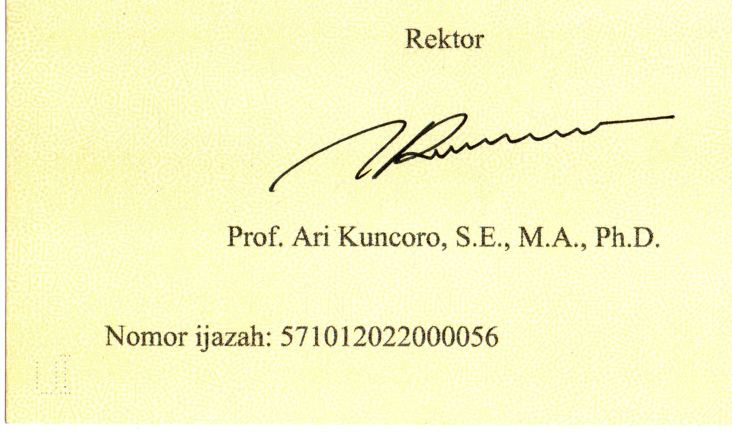
#> input picture Nomor_Ijazah/01_HighQuality_Enhanced (2).jpg, 1464 x 865 px (shown at 1/2 size); its folder holds only this picture in this run
$ python main.py
#> lines starting #> are read from the running program, lines starting #| are printed output that depends on the picture; after the words box and inside, x2 and y2 are one past the last pixel; in counts of white or black regions, pixels touching at a corner belong together
#> in main, gambar is the input picture: shape (865, 1464, 3); mean B, G, R 196.3, 247.5, 247.9
import cv2
import re
import pytesseract

pytesseract.pytesseract.tesseract_cmd = (
    r"C:\Program Files\Tesseract-OCR\tesseract.exe"
)

import pandas as pd
import numpy as np

from pathlib import Path


# 1. Pengaturan

FOLDER_NOMOR_IJAZAH = Path("Nomor_Ijazah")
FOLDER_HASIL = Path("hasil")

FOLDER_NOMOR_IJAZAH.mkdir(exist_ok=True)
FOLDER_HASIL.mkdir(exist_ok=True)

# Nomor ijazah acuan dari gambar yang diberikan
GROUND_TRUTH = "571012022000056"

# Area tanda tangan dalam persen setelah gambar diluruskan.
AREA_TTD = (35, 18, 96, 45)

# Ambang awal deteksi tanda tangan
AMBANG_TTD = 0.005

EKSTENSI_GAMBAR = {
    ".jpg", ".jpeg", ".png", ".bmp", ".tif", ".tiff"
}


def luruskan_gambar(gambar):
    """
    Memutar gambar ijazah yang orientasinya menyamping.
    Untuk contoh gambar yang dikirim, gunakan rotasi 90 derajat.
    """

    # Putar 90 derajat searah jarum jam
    return cv2.rotate(gambar, cv2.ROTATE_90_CLOCKWISE)
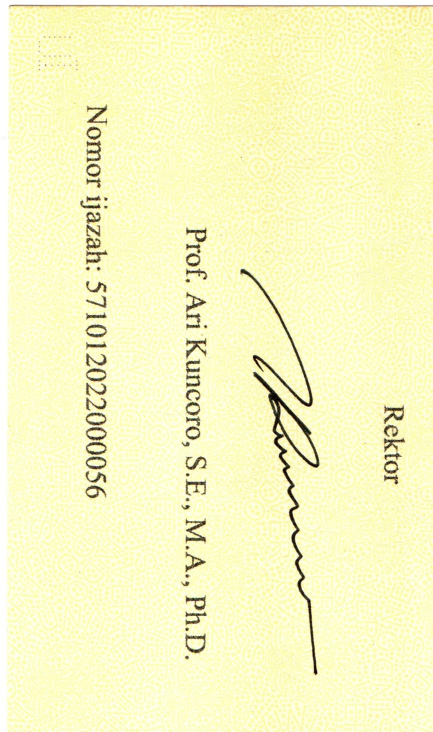
#> returned value: shape (1464, 865, 3) (shown at 1/2 size); mean of channels 0, 1, 2 196.3, 247.5, 247.9; drawn as B, G, R


# [10 lines left out: function batas_area_persen, not called in this run]


# 3. Enhancement gambar
def buat_metode(gambar):
    # Pastikan input berupa gambar grayscale
    if len(gambar.shape) == 3:
        abu = cv2.cvtColor(gambar, cv2.COLOR_BGR2GRAY)
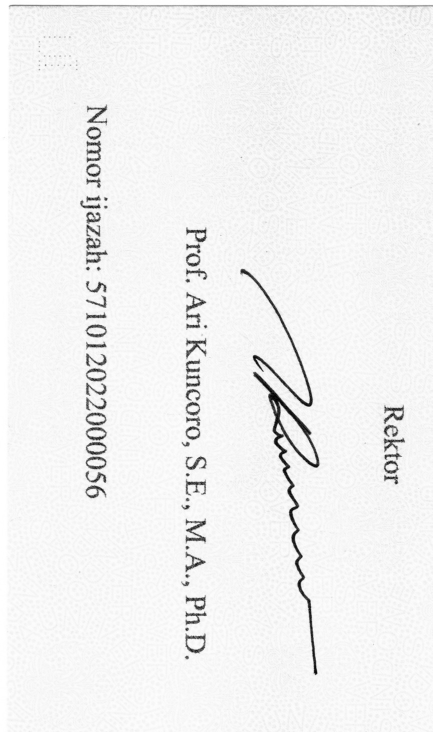
#> abu: shape (1464, 865) (shown at 1/2 size); min 0, max 255, mean 241.8
    else:
        abu = gambar.copy()

    # Mengurangi bintik kecil
    denoise = cv2.fastNlMeansDenoising(abu, None, 10, 7, 21)

    # Meningkatkan kontras lokal
    clahe = cv2.createCLAHE(
        clipLimit=2.0, tileGridSize=(8, 8)
    ).apply(denoise)

    # Mempertajam teks
    blur = cv2.GaussianBlur(clahe, (0, 0), 1.5)
    sharpen = cv2.addWeighted(clahe, 1.5, blur, -0.5, 0)

    # Threshold dengan blok lebih besar untuk mengurangi
    # pengaruh bintik-bintik kecil pada latar
    adaptive = cv2.adaptiveThreshold(
        clahe, 255, cv2.ADAPTIVE_THRESH_GAUSSIAN_C, cv2.THRESH_BINARY, 51, 15
    )
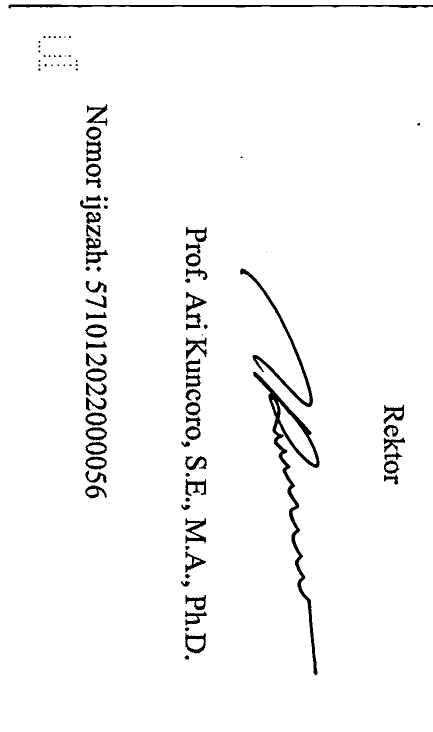
#> adaptive: shape (1464, 865) (shown at 1/2 size); 97% white; 99 black regions (29 under 20 px), largest, box (x1, y1, x2, y2) and area: (506, 743, 639, 1351) 7057, (17, 9, 865, 17) 3417, (480, 537, 626, 814) 2993

    # Otsu sebagai metode pembanding
    _, otsu = cv2.threshold(clahe, 0, 255, cv2.THRESH_BINARY + cv2.THRESH_OTSU)
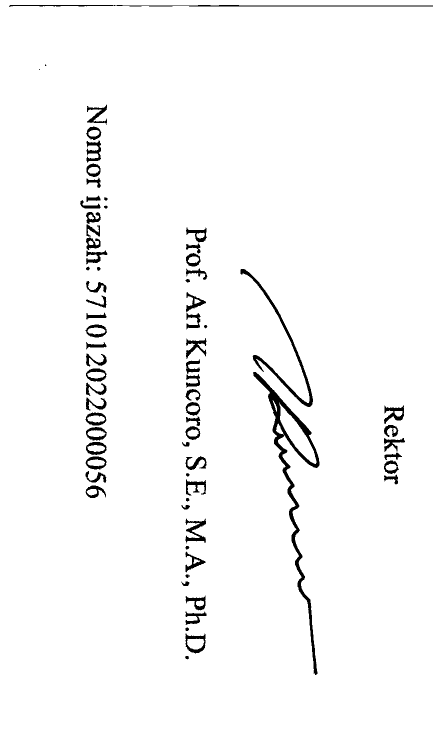
#> otsu: shape (1464, 865) (shown at 1/2 size); 97.3% white; 72 black regions (2 under 20 px), largest, box (x1, y1, x2, y2) and area: (506, 744, 639, 1350) 7149, (481, 538, 626, 814) 2850, (18, 10, 865, 14) 1728

    return {
        "Grayscale": abu,
        "Denoise + CLAHE": clahe,
        "Sharpen": sharpen,
        "Adaptive Threshold": adaptive,
        "Otsu Threshold": otsu
    }

# 4. OCR nomor ijazah
def baca_ocr(gambar):
    """
    Membaca nomor ijazah dari gambar.
    """

    # Memperbesar gambar agar teks lebih mudah dibaca
    gambar_besar = cv2.resize(
        gambar, None, fx=3, fy=3, interpolation=cv2.INTER_CUBIC
    )
    konfigurasi = "--oem 3 --psm 7 -c tessedit_char_whitelist=0123456789-/"
    teks = pytesseract.image_to_string(gambar_besar, config=konfigurasi)

    # Menghapus karakter selain angka, tanda hubung, dan garis miring
    teks = re.sub(r"[^0-9\-/]", "", teks)

    return teks


# 5. Menghitung CER
# [103 lines left out: functions hitung_cer, deteksi_ttd, buat_simulasi_tanpa_ttd, not called in this run]


# 8. Memproses satu gambar
def evaluasi_gambar(gambar, nama_file, jenis):
    # Menjalankan OCR pada seluruh gambar
    metode = buat_metode(gambar)
#> metode = 5 items
    hasil_metode = []

    for nama_metode, gambar_metode in metode.items():
        nomor = baca_ocr(gambar_metode)
        cer = hitung_cer(GROUND_TRUTH, nomor)

        hasil_metode.append({
            "Nama file": nama_file,
            "Jenis gambar": jenis,
            "Metode": nama_metode,
            "Hasil OCR": nomor,
            "CER (%)": round(cer * 100, 2)
        })
#> this loop made 1 pass
#> nama_metode on pass 1: 'Grayscale'
#> after the loop, hasil_metode = []

    # Memilih metode dengan CER terendah
    terbaik = min(hasil_metode, key=lambda item: item["CER (%)"])

    # Deteksi tanda tangan pada seluruh gambar
    (
        status_ttd, persentase_foreground, mask_global, mask_otsu, mask_morph
    ) = deteksi_ttd(gambar)

    # Folder output untuk setiap gambar
    folder_output = FOLDER_HASIL / Path(nama_file).stem
    folder_output.mkdir(parents=True, exist_ok=True)

    # Simpan hasil deteksi tanda tangan pada seluruh gambar
    cv2.imwrite(str(folder_output / "threshold_global.jpg"), mask_global)
    cv2.imwrite(str(folder_output / "threshold_otsu.jpg"), mask_otsu)
    cv2.imwrite(str(folder_output / "morphology.jpg"), mask_morph)

    # Simpan gambar lurus
    cv2.imwrite(str(folder_output / "gambar_lurus.jpg"), gambar)

    # Simpan semua hasil enhancement
    for nama_metode, gambar_metode in metode.items():
        nama_aman = re.sub(r"\W+", "_", nama_metode.lower())
        cv2.imwrite(str(folder_output / f"{nama_aman}.jpg"), gambar_metode)

    # Ringkasan untuk CSV
    ringkasan = {
        "Nama file": nama_file,
        "Jenis gambar": jenis,
        "Hasil OCR": terbaik["Hasil OCR"],
        "Status TTD": status_ttd,
        "Persentase foreground (%)": round(persentase_foreground, 2),
        "Nilai CER (%)": terbaik["CER (%)"],
        "Metode terbaik": terbaik["Metode"]
    }

    return ringkasan, hasil_metode

# 9. Memproses semua gambar
def main():
    daftar_gambar = sorted(
        file for file in FOLDER_NOMOR_IJAZAH.iterdir()
        if file.is_file()
        and file.suffix.lower() in EKSTENSI_GAMBAR
    )

    if not daftar_gambar:
        print(
            f"Folder {FOLDER_NOMOR_IJAZAH} kosong. "
            "Masukkan gambar ijazah terlebih dahulu."
        )
        return

    semua_ringkasan = []
    semua_perbandingan = []

    for file_gambar in daftar_gambar:
        gambar = cv2.imread(str(file_gambar))

        if gambar is None:
            print("Gagal membaca:", file_gambar.name)
            continue

        # LANGKAH PENTING: luruskan gambar terlebih dahulu
        gambar = luruskan_gambar(gambar)

        # Simpan hasil gambar yang sudah diluruskan
        cv2.imwrite(str(FOLDER_HASIL / f"{file_gambar.stem}_lurus.jpg"), gambar)

        # Uji gambar asli
        ringkasan, perbandingan = evaluasi_gambar(gambar, file_gambar.name, "ASLI")

        semua_ringkasan.append(ringkasan)
        semua_perbandingan.extend(perbandingan)

        # Buat gambar simulasi tanpa tanda tangan
        simulasi = buat_simulasi_tanpa_ttd(gambar)

        nama_simulasi = f"{file_gambar.stem}_tanpa_ttd.png"

        folder_simulasi = FOLDER_HASIL / "simulasi_tanpa_ttd"
        folder_simulasi.mkdir(parents=True, exist_ok=True)

        cv2.imwrite(str(folder_simulasi / nama_simulasi), simulasi)

        # Uji gambar simulasi menggunakan pipeline yang sama
        ringkasan_sim, perbandingan_sim = evaluasi_gambar(
            simulasi, nama_simulasi, "SIMULASI TANPA TTD"
        )

        semua_ringkasan.append(ringkasan_sim)
        semua_perbandingan.extend(perbandingan_sim)

        print("Selesai memproses:", file_gambar.name)

    # Menyimpan tabel utama
    if semua_ringkasan:
        tabel = pd.DataFrame(semua_ringkasan)

        tabel.to_csv(FOLDER_HASIL / "hasil_verifikasi.csv", index=False, encoding="utf-8-sig")

        print("\n=== TABEL HASIL VERIFIKASI ===")
        print(tabel.to_string(index=False))

    # Menyimpan perbandingan seluruh metode OCR
    if semua_perbandingan:
        tabel_metode = pd.DataFrame(semua_perbandingan)

        tabel_metode.to_csv(
            FOLDER_HASIL / "perbandingan_metode.csv", index=False, encoding="utf-8-sig"
        )

        print("\n=== PERBANDINGAN METODE ===")
        print(tabel_metode.to_string(index=False))

    print("\nSemua hasil disimpan di folder hasil.")


if __name__ == "__main__":
    main()
#> (the call stopped at in baca_ocr, `teks = pytesseract.image_to_string(gambar_besar, config=konfigurasi)`: pytesseract is not available in this run)

$ run again, on Nomor_Ijazah/07_ColorShift_WarmTint (3).jpg
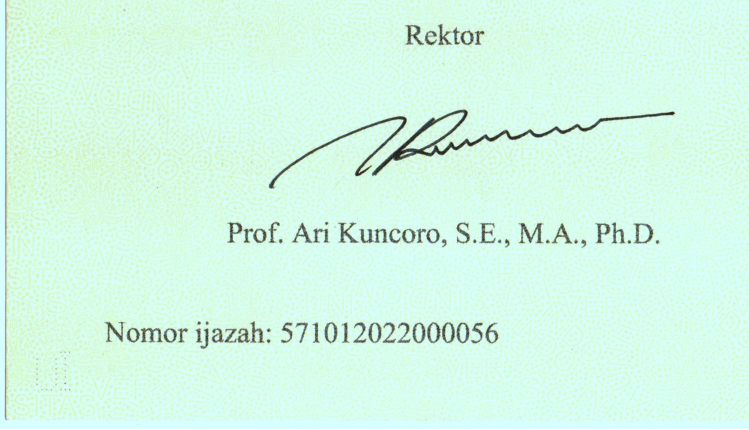
#> input picture Nomor_Ijazah/07_ColorShift_WarmTint (3).jpg, 1498 x 859 px (shown at 1/2 size)
#> in main, gambar is the input picture: shape (859, 1498, 3); mean B, G, R 229.5, 248.1, 211.2
#> in buat_metode, `adaptive = cv2.adaptiveThreshold( clahe, 255, cv2.ADAPTIVE_THRESH_GAUS..`:
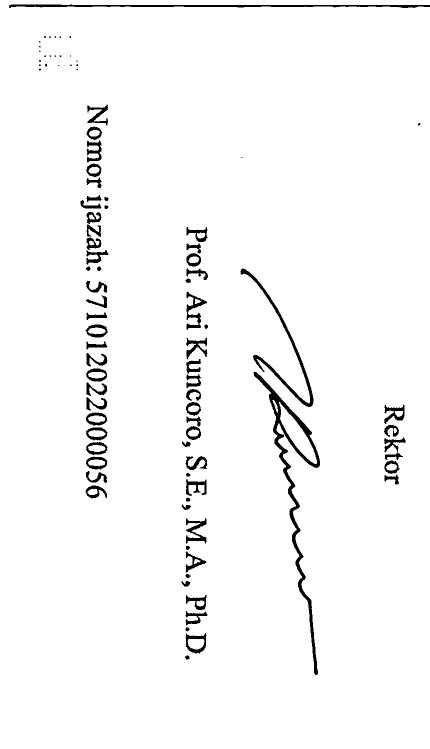
#> adaptive: shape (1498, 859) (shown at 1/2 size); 97.1% white; 94 black regions (25 under 20 px), largest, box (x1, y1, x2, y2) and area: (507, 744, 640, 1350) 7049, (18, 9, 859, 16) 3292, (481, 537, 627, 814) 2995
#> in buat_metode, `_, otsu = cv2.threshold(clahe, 0, 255, cv2.THRESH_BINARY + cv2.THRESH_..`:
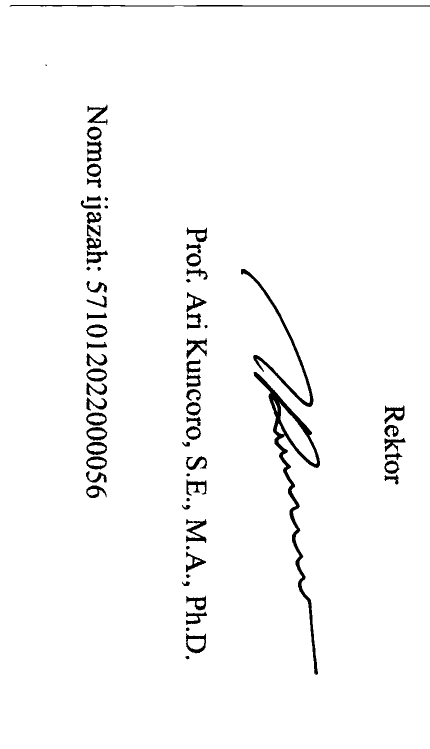
#> otsu: shape (1498, 859) (shown at 1/2 size); 97.3% white; 71 black regions (1 under 20 px), largest, box (x1, y1, x2, y2) and area: (507, 744, 640, 1350) 7184, (482, 538, 627, 814) 2873, (19, 10, 859, 13) 1834
#> metode = 5 items
#> the loop in evaluasi_gambar, `for nama_metode, gambar_metode in metode.items():` made 1 pass
#> nama_metode on pass 1: 'Grayscale'
#> after the loop in evaluasi_gambar, `for nama_metode, gambar_metode in metode.items():`: hasil_metode = []

$ run again, on Nomor_Ijazah/08_JPEGCompression_Artifacts (3).jpg
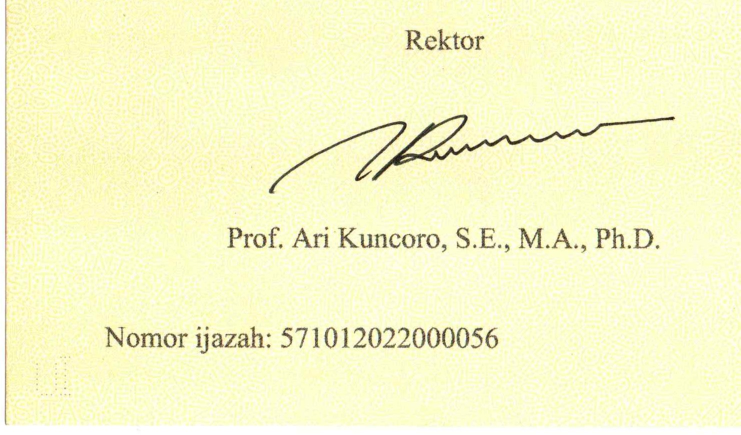
#> input picture Nomor_Ijazah/08_JPEGCompression_Artifacts (3).jpg, 1481 x 869 px (shown at 1/2 size)
#> in main, gambar is the input picture: shape (869, 1481, 3); mean B, G, R 202.8, 247.9, 247.9
#> in buat_metode, `adaptive = cv2.adaptiveThreshold( clahe, 255, cv2.ADAPTIVE_THRESH_GAUS..`:
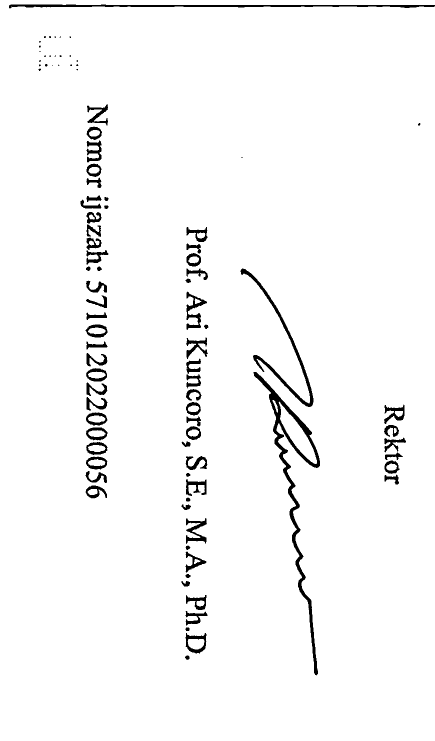
#> adaptive: shape (1481, 869) (shown at 1/2 size); 97.1% white; 94 black regions (24 under 20 px), largest, box (x1, y1, x2, y2) and area: (507, 744, 640, 1351) 7069, (18, 9, 869, 17) 3406, (481, 537, 627, 814) 3042
#> in buat_metode, `_, otsu = cv2.threshold(clahe, 0, 255, cv2.THRESH_BINARY + cv2.THRESH_..`:
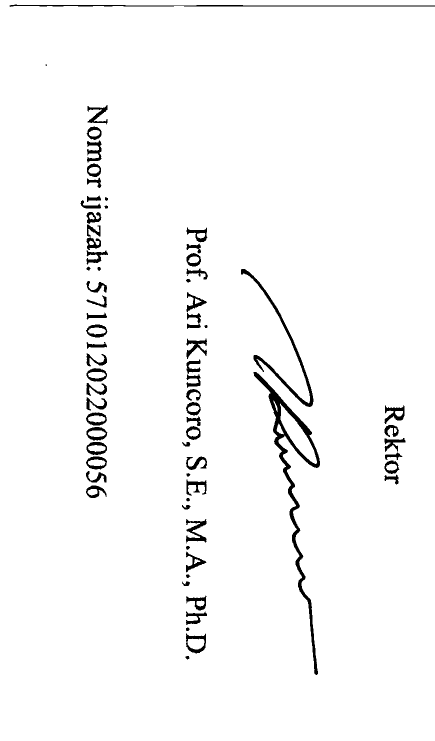
#> otsu: shape (1481, 869) (shown at 1/2 size); 97.3% white; 72 black regions (2 under 20 px), largest, box (x1, y1, x2, y2) and area: (507, 744, 640, 1350) 7285, (482, 538, 627, 814) 2913, (19, 9, 869, 14) 1873
#> metode = 5 items
#> the loop in evaluasi_gambar, `for nama_metode, gambar_metode in metode.items():` made 1 pass
#> nama_metode on pass 1: 'Grayscale'
#> after the loop in evaluasi_gambar, `for nama_metode, gambar_metode in metode.items():`: hasil_metode = []

$ run again, on Nomor_Ijazah/02_LowContrast (3).jpg
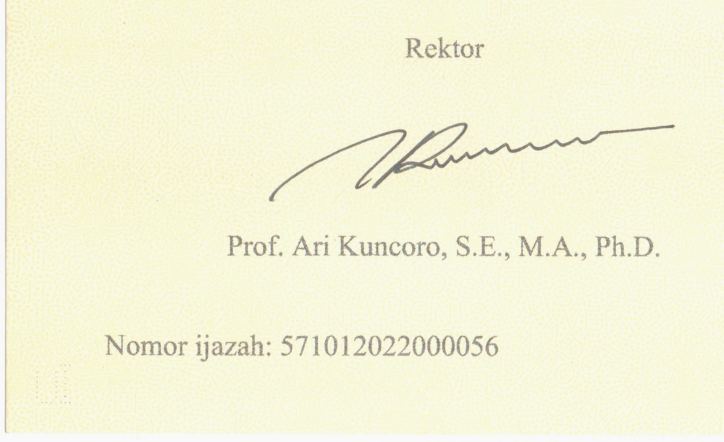
#> input picture Nomor_Ijazah/02_LowContrast (3).jpg, 1447 x 884 px (shown at 1/2 size)
#> in main, gambar is the input picture: shape (884, 1447, 3); mean B, G, R 217, 244.7, 245.3
#> in buat_metode, `adaptive = cv2.adaptiveThreshold( clahe, 255, cv2.ADAPTIVE_THRESH_GAUS..`:
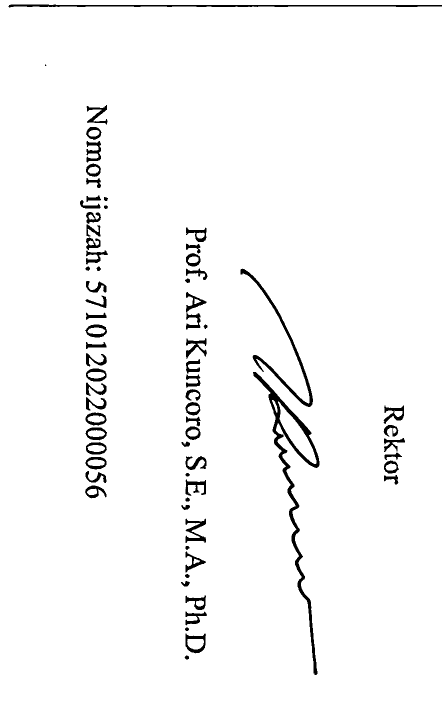
#> adaptive: shape (1447, 884) (shown at 1/2 size); 97.2% white; 70 black regions (1 under 20 px), largest, box (x1, y1, x2, y2) and area: (506, 744, 639, 1350) 6899, (17, 9, 884, 15) 2948, (481, 537, 626, 814) 2914
#> in buat_metode, `_, otsu = cv2.threshold(clahe, 0, 255, cv2.THRESH_BINARY + cv2.THRESH_..`:
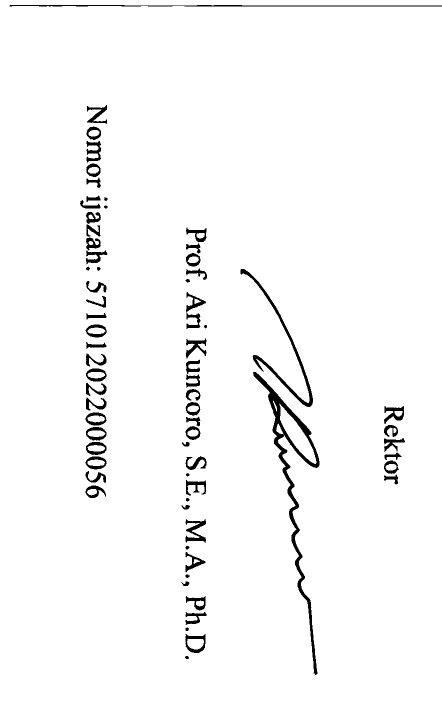
#> otsu: shape (1447, 884) (shown at 1/2 size); 97.3% white; 69 black regions, largest, box (x1, y1, x2, y2) and area: (506, 744, 639, 1350) 7248, (481, 538, 626, 814) 2889, (19, 10, 884, 13) 1850
#> metode = 5 items
#> the loop in evaluasi_gambar, `for nama_metode, gambar_metode in metode.items():` made 1 pass
#> nama_metode on pass 1: 'Grayscale'
#> after the loop in evaluasi_gambar, `for nama_metode, gambar_metode in metode.items():`: hasil_metode = []
